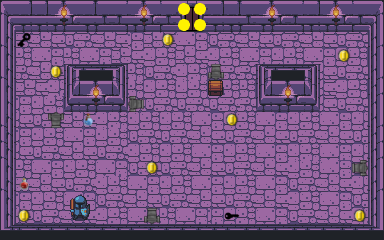

Tiled map render using the project's own tile images. Description and the map definition, with tile-layer contents summarised, below:
An orthogonal 24x15 tile map with 16x16 px tiles, 2 tile layers (GroundLayer, ItemLayer).

<map version="1.0" tiledversion="1.1.5" orientation="orthogonal" renderorder="right-down" width="24" height="15" tilewidth="16" tileheight="16" infinite="0" nextobjectid="1">
 <tileset firstgid="1" source="dungeon_1.tsx" />
 <layer name="GroundLayer" width="24" height="15">
  <data>[360 cells, 360 non-empty, 46 distinct tile ids]</data>
 </layer>
 <layer name="ItemLayer" width="24" height="15">
  <data>[360 cells, 26 non-empty, 16 distinct tile ids]</data>
 </layer>
</map>